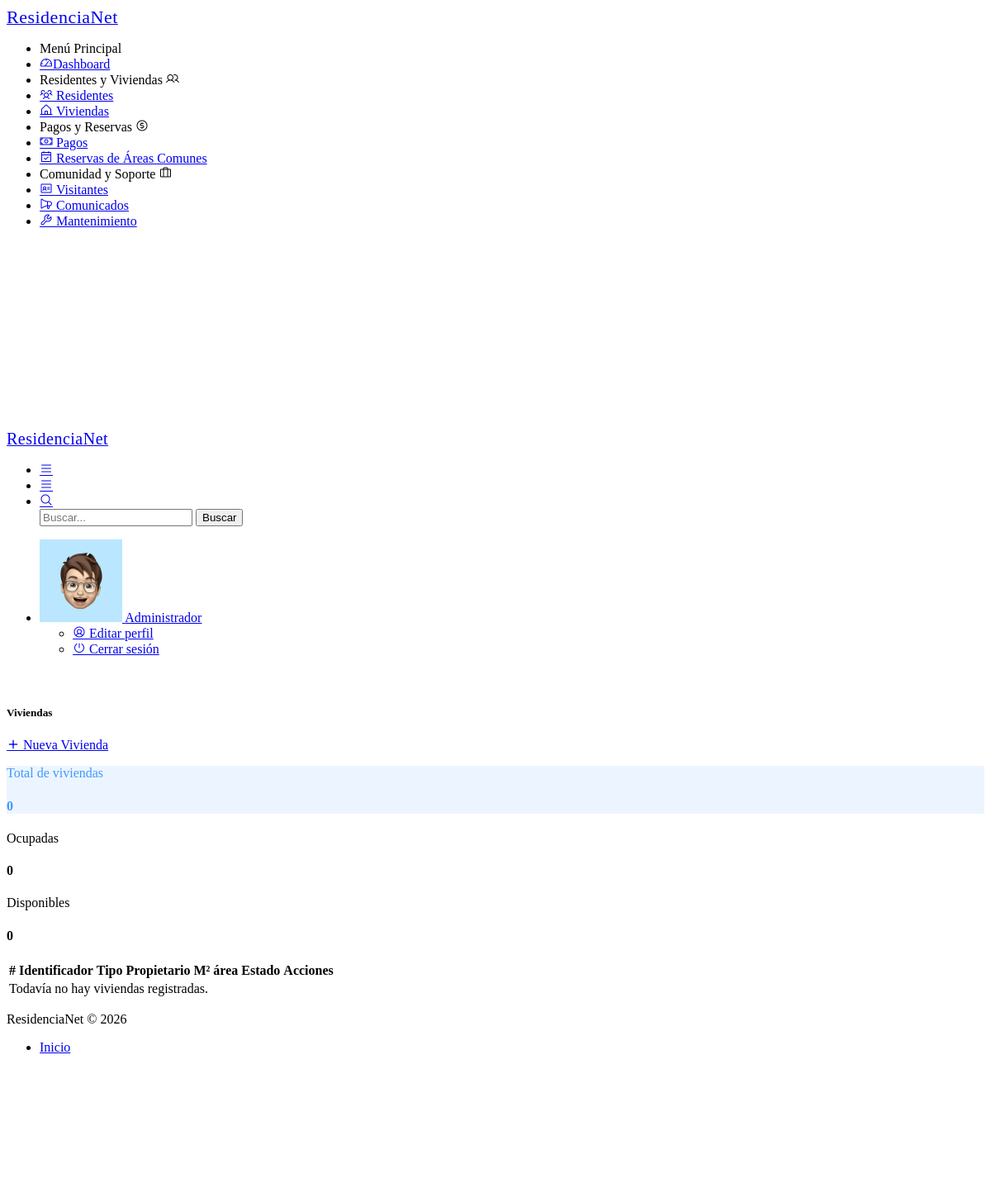
The page /vivienda/index (signed in) on the database as committed earlier.
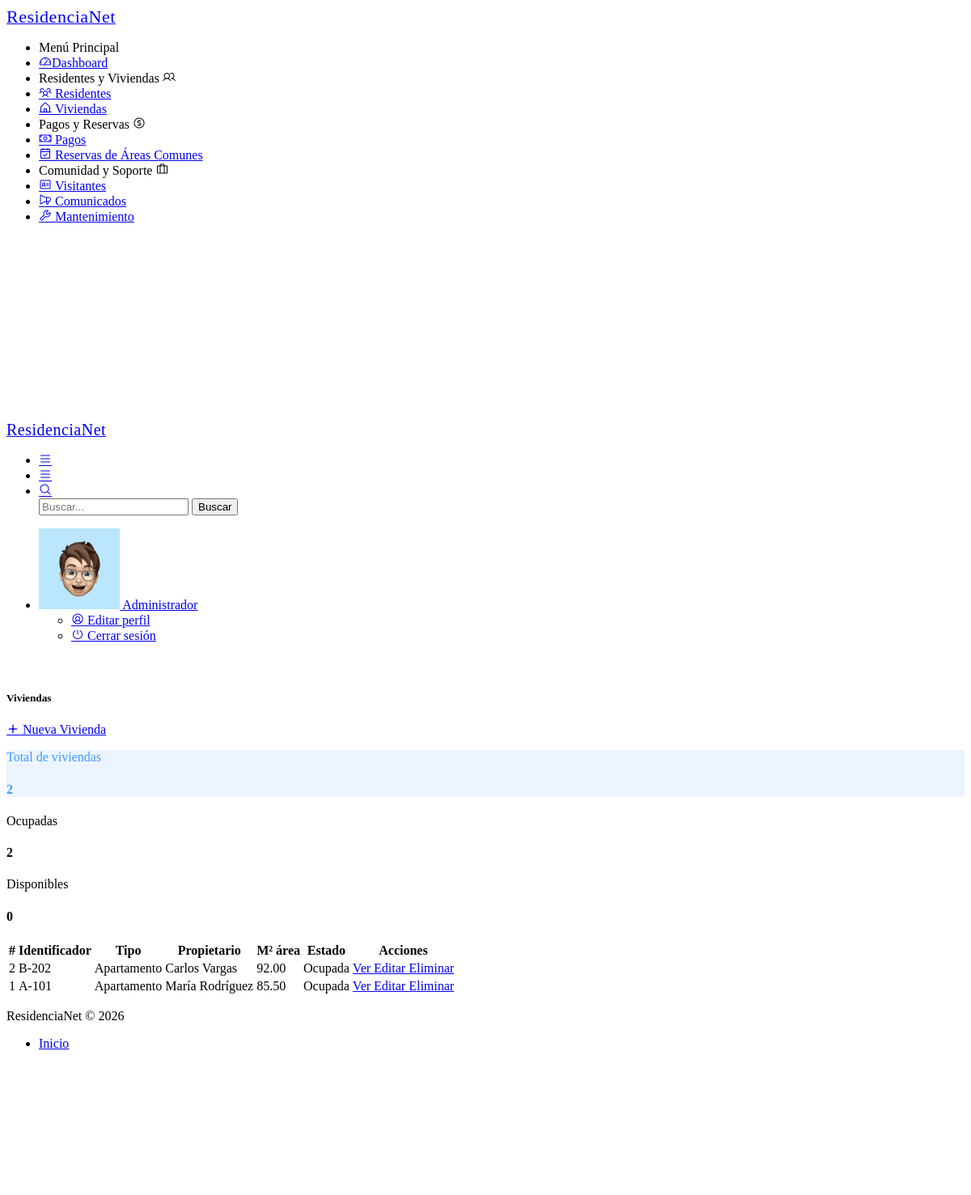
The same page on the database as committed later.
### tables this page shows
CREATE TABLE IF NOT EXISTS viviendas (
    id INT AUTO_INCREMENT PRIMARY KEY,
    identificador VARCHAR(50) NOT NULL,
    tipo ENUM('Apartamento', 'Casa', 'Local Comercial') NOT NULL,
    propietario VARCHAR(100),
    area DECIMAL(10,2) NOT NULL,
    num_habitantes INT DEFAULT 0,
    estado ENUM('Disponible', 'Ocupada', 'En mantenimiento') DEFAULT 'Disponible',
    observaciones TEXT,
    created_at TIMESTAMP DEFAULT CURRENT_TIMESTAMP
);

### app/controllers/ViviendaController.php (called while the page is built, shortened)
<?php
require_once '../app/core/Controller.php';
class ViviendaController extends Controller {
    private $viviendaModel;
    public function __construct() {
        $this->viviendaModel = $this->model('Vivienda');
    }
    public function index() {
        $viviendas = $this->viviendaModel->getAll();
        $stats = [
            'total' => count($viviendas),
            'ocupadas' => $this->viviendaModel->countByEstado('Ocupada'),
            'disponibles' => $this->viviendaModel->countByEstado('Disponible')
        ];
        $this->view('viviendas/index', ['viviendas' => $viviendas, 'stats' => $stats]);
    }
}

### app/core/app.php (called while the page is built, shortened)
<?php
class App {
    protected $method = 'index';
    public function __construct() {
        $url = $this->parseUrl();
        if (isset($url[0]) && file_exists('../app/controllers/' . ucfirst($url[0]) . 'Controller.php')) {
            unset($url[0]);
        }
        $this->controller = new $this->controller;
        if (isset($url[1])) {
            if (method_exists($this->controller, $url[1])) {
                $this->method = $url[1];
                unset($url[1]);
            }
        }
        $this->params = $url ? array_values($url) : [];
        call_user_func_array([$this->controller, $this->method], $this->params);
    }
    public function parseUrl() {
        if (isset($_GET['url'])) {
            return explode('/', filter_var(rtrim($_GET['url'], '/'), FILTER_SANITIZE_URL));
        }
        return [];
    }
}

### public/index.php (called while the page is built, shortened)
<?php
require_once '../app/core/app.php';
require_once '../app/core/controller.php';
$app = new App();

### app/models/Vivienda.php (called while the page is built, shortened)
<?php
require_once '../app/config/database.php';
class Vivienda {
    private $db;
    public function __construct() {
        $this->db = Database::getInstance()->getConnection();
    }
    public function getAll() {
        $query = "SELECT * FROM viviendas ORDER BY id DESC";
        $result = $this->db->query($query);
        return $result->fetch_all(MYSQLI_ASSOC);
    }
    public function countByEstado($estado) {
        $query = "SELECT COUNT(*) as total FROM viviendas WHERE estado = ?";
        $stmt = $this->db->prepare($query);
        $stmt->bind_param("s", $estado);
        $stmt->execute();
        $result = $stmt->get_result();
        return $result->fetch_assoc()['total'];
    }
}

### app/config/database.php (called while the page is built, shortened)
<?php
class Database {
    private static $instance = null;
    private $conn;
    private function __construct() {
        try {
            $this->conn = new mysqli(DB_HOST, DB_USER, DB_PASS, DB_NAME);
            $this->conn->set_charset("utf8");
        } catch (mysqli_sql_exception $e) {
            die("Error de conexión a la base de datos. Verifica que MySQL esté encendido y la base '" . DB_NAME . "' exista. Detalle: " . $e->getMessage());
        }
    }
    public static function getInstance() {
        if (!self::$instance) {
            self::$instance = new Database();
        }
        return self::$instance;
    }
    public function getConnection() {
        return $this->conn;
    }
}

### app/views/viviendas/index.php (the view, shortened to what the changed rows need)
<?php
include '../app/views/layouts/header.php';
include '../app/views/layouts/sidebar.php';
include '../app/views/layouts/topbar.php';
$badgeClass = [
    'Ocupada' => 'success',
    'Disponible' => 'warning',
    'En mantenimiento' => 'danger'
];
?>
<div class="pc-container">
    <div class="pc-content">
        <div class="row">
            <div class="col-12">
                <div class="card">
                    <div class="card-header d-flex justify-content-between align-items-center flex-wrap gap-2">
                        <h5 class="mb-0">Viviendas</h5>
                        <a href="<?= BASE_URL ?>/vivienda/create" class="btn btn-primary">
                            <i class="feather icon-plus"></i>
                            Nueva Vivienda
                        </a>
                    </div>
                    <div class="card-body">
                        <div class="row mb-4">
                            <div class="col-md-4">
                                <div class="card bg-light-primary mb-3">
                                    <div class="card-body">
                                        <p class="text-muted mb-1">Total de viviendas</p>
                                        <h4 class="mb-0"><?= $data['stats']['total'] ?></h4>
                                    </div>
                                </div>
                            </div>
                            <div class="col-md-4">
                                <div class="card bg-light-success mb-3">
                                    <div class="card-body">
                                        <p class="text-muted mb-1">Ocupadas</p>
                                        <h4 class="mb-0"><?= $data['stats']['ocupadas'] ?></h4>
                                    </div>
                                </div>
                            </div>
                            <div class="col-md-4">
                                <div class="card bg-light-warning mb-3">
                                    <div class="card-body">
                                        <p class="text-muted mb-1">Disponibles</p>
                                        <h4 class="mb-0"><?= $data['stats']['disponibles'] ?></h4>
                                    </div>
                                </div>
                            </div>
                        </div>
                        <div class="table-responsive">
                            <table class="table table-hover table-striped align-middle">
                                <thead>
                                    <tr>
                                        <th>#</th>
                                        <th>Identificador</th>
                                        <th>Tipo</th>
                                        <th>Propietario</th>
                                        <th>M² área</th>
                                        <th>Estado</th>
                                        <th>Acciones</th>
                                    </tr>
                                </thead>
                                <tbody>
                                <?php if (!empty($data['viviendas'])): ?>
                                    <?php foreach ($data['viviendas'] as $vivienda): ?>
                                    <tr>
                                        <td><?= htmlspecialchars($vivienda['id']) ?></td>
                                        <td><?= htmlspecialchars($vivienda['identificador']) ?></td>
                                        <td><?= htmlspecialchars($vivienda['tipo']) ?></td>
                                        <td><?= !empty($vivienda['propietario']) ? htmlspecialchars($vivienda['propietario']) : '—' ?></td>
                                        <td><?= htmlspecialchars($vivienda['area']) ?></td>
                                        <td>
                                            <span class="badge bg-<?= $badgeClass[$vivienda['estado']] ?? 'secondary' ?>">
                                                <?= htmlspecialchars($vivienda['estado']) ?>
                                            </span>
                                        </td>
                                        <td>
                                            <a href="<?= BASE_URL ?>/vivienda/show/<?= $vivienda['id'] ?>" class="btn btn-info btn-sm">
                                                Ver
                                            </a>
                                            <a href="<?= BASE_URL ?>/vivienda/edit/<?= $vivienda['id'] ?>" class="btn btn-warning btn-sm">
                                                Editar
                                            </a>
                                            <a href="<?= BASE_URL ?>/vivienda/delete/<?= $vivienda['id'] ?>" class="btn btn-danger btn-sm" onclick="return confirm('¿Eliminar esta vivienda?');">
                                                Eliminar
                                            </a>
                                        </td>
                                    </tr>
                                    <?php endforeach; ?>
                                <?php else: ?>
                                    <tr>
                                        <td colspan="7" class="text-center">Todavía no hay viviendas registradas.</td>
                                    </tr>
                                <?php endif; ?>
                                </tbody>
                            </table>
                        </div>
                    </div>
                </div>
            </div>
        </div>
    </div>
</div>
<?php
include '../app/views/layouts/footer.php';
include '../app/views/layouts/scripts.php';
?>

Rows that differ between the two databases and show on the page:
added viviendas: id "2", identificador "B-202", tipo "Apartamento", propietario "Carlos Vargas", area "92.00", estado "Ocupada"
added viviendas: id "1", identificador "A-101", tipo "Apartamento", propietario "María Rodríguez", area "85.50", estado "Ocupada"
Other text that changed with them:
$data['stats']['total']: "0" → "2"
$data['stats']['ocupadas']: "0" → "2"
text no longer shown: "Todavía no hay viviendas registradas."
